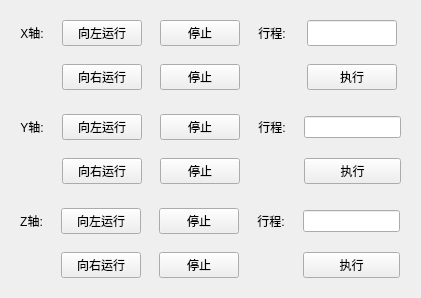
      <widget class="QWidget" name="tab_2">
       <attribute name="title">
        <string>手动</string>
       </attribute>
       <layout class="QGridLayout" name="gridLayout_26">
        <item row="0" column="0">
         <widget class="QFrame" name="frame">
          <property name="frameShape">
           <enum>QFrame::NoFrame</enum>
          </property>
          <property name="frameShadow">
           <enum>QFrame::Raised</enum>
          </property>
          <layout class="QGridLayout" name="gridLayout_2">
           <property name="leftMargin">
            <number>0</number>
           </property>
           <property name="topMargin">
            <number>0</number>
           </property>
           <property name="rightMargin">
            <number>0</number>
           </property>
           <property name="bottomMargin">
            <number>0</number>
           </property>
           <property name="spacing">
            <number>0</number>
           </property>
           <item row="0" column="5">
            <widget class="QFrame" name="frame_16">
             <property name="frameShape">
              <enum>QFrame::NoFrame</enum>
             </property>
             <property name="frameShadow">
              <enum>QFrame::Raised</enum>
             </property>
            </widget>
           </item>
           <item row="1" column="0">
            <widget class="QFrame" name="frame_8">
             <property name="frameShape">
              <enum>QFrame::NoFrame</enum>
             </property>
             <property name="frameShadow">
              <enum>QFrame::Raised</enum>
             </property>
            </widget>
           </item>
           <item row="0" column="3">
            <widget class="QFrame" name="frame_6">
             <property name="frameShape">
              <enum>QFrame::NoFrame</enum>
             </property>
             <property name="frameShadow">
              <enum>QFrame::Raised</enum>
             </property>
             <layout class="QGridLayout" name="gridLayout_5">
              <item row="0" column="0">
               <widget class="QLabel" name="label_6">
                <property name="text">
                 <string>行程:</string>
                </property>
                <property name="alignment">
                 <set>Qt::AlignCenter</set>
                </property>
               </widget>
              </item>
             </layout>
            </widget>
           </item>
           <item row="1" column="4">
            <widget class="QFrame" name="frame_13">
             <property name="frameShape">
              <enum>QFrame::NoFrame</enum>
             </property>
             <property name="frameShadow">
              <enum>QFrame::Raised</enum>
             </property>
             <layout class="QGridLayout" name="gridLayout_7">
              <item row="0" column="0">
               <widget class="QPushButton" name="pushButton_16">
                <property name="maximumSize">
                 <size>
                  <width>90</width>
                  <height>30</height>
                 </size>
                </property>
                <property name="text">
                 <string>执行</string>
                </property>
               </widget>
              </item>
             </layout>
            </widget>
           </item>
           <item row="0" column="2">
            <widget class="QFrame" name="frame_15">
             <property name="frameShape">
              <enum>QFrame::NoFrame</enum>
             </property>
             <property name="frameShadow">
              <enum>QFrame::Raised</enum>
             </property>
             <layout class="QGridLayout" name="gridLayout_3">
              <item row="0" column="0">
               <widget class="QPushButton" name="pushButton_15">
                <property name="text">
                 <string>停止</string>
                </property>
               </widget>
              </item>
             </layout>
            </widget>
           </item>
           <item row="1" column="1">
            <widget class="QFrame" name="frame_11">
             <property name="frameShape">
              <enum>QFrame::NoFrame</enum>
             </property>
             <property name="frameShadow">
              <enum>QFrame::Raised</enum>
             </property>
             <layout class="QGridLayout" name="gridLayout_24">
              <item row="0" column="0">
               <widget class="QPushButton" name="pushButton_9">
                <property name="text">
                 <string>向右运行</string>
                </property>
               </widget>
              </item>
             </layout>
            </widget>
           </item>
           <item row="1" column="3">
            <widget class="QFrame" name="frame_9">
             <property name="frameShape">
              <enum>QFrame::NoFrame</enum>
             </property>
             <property name="frameShadow">
              <enum>QFrame::Raised</enum>
             </property>
            </widget>
           </item>
           <item row="0" column="1">
            <widget class="QFrame" name="frame_10">
             <property name="frameShape">
              <enum>QFrame::NoFrame</enum>
             </property>
             <property name="frameShadow">
              <enum>QFrame::Raised</enum>
             </property>
             <layout class="QGridLayout" name="gridLayout_25">
              <item row="0" column="0">
               <widget class="QPushButton" name="pushButton_4">
                <property name="text">
                 <string>向左运行</string>
                </property>
               </widget>
              </item>
             </layout>
            </widget>
           </item>
           <item row="0" column="0">
            <widget class="QFrame" name="frame_4">
             <property name="frameShape">
              <enum>QFrame::NoFrame</enum>
             </property>
             <property name="frameShadow">
              <enum>QFrame::Raised</enum>
             </property>
             <layout class="QGridLayout" name="gridLayout_6">
              <item row="0" column="0">
               <widget class="QLabel" name="label_3">
                <property name="text">
                 <string>X轴:</string>
                </property>
                <property name="alignment">
                 <set>Qt::AlignCenter</set>
                </property>
               </widget>
              </item>
             </layout>
            </widget>
           </item>
           <item row="1" column="2">
            <widget class="QFrame" name="frame_14">
             <property name="frameShape">
              <enum>QFrame::NoFrame</enum>
             </property>
             <property name="frameShadow">
              <enum>QFrame::Raised</enum>
             </property>
             <layout class="QGridLayout" name="gridLayout_4">
              <item row="0" column="0">
               <widget class="QPushButton" name="pushButton_12">
                <property name="text">
                 <string>停止</string>
                </property>
               </widget>
              </item>
             </layout>
            </widget>
           </item>
           <item row="1" column="5">
            <widget class="QFrame" name="frame_17">
             <property name="frameShape">
              <enum>QFrame::NoFrame</enum>
             </property>
             <property name="frameShadow">
              <enum>QFrame::Raised</enum>
             </property>
            </widget>
           </item>
           <item row="0" column="4">
            <widget class="QFrame" name="frame_12">
             <property name="maximumSize">
              <size>
               <width>115</width>
               <height>50</height>
              </size>
             </property>
             <property name="frameShape">
              <enum>QFrame::NoFrame</enum>
             </property>
             <property name="frameShadow">
              <enum>QFrame::Raised</enum>
             </property>
             <layout class="QGridLayout" name="gridLayout_27">
              <item row="0" column="0">
               <widget class="QLineEdit" name="lineEdit_2">
                <property name="maximumSize">
                 <size>
                  <width>90</width>
                  <height>30</height>
                 </size>
                </property>
               </widget>
              </item>
             </layout>
            </widget>
           </item>
          </layout>
         </widget>
        </item>
        <item row="1" column="0">
         <widget class="QFrame" name="frame_2">
          <property name="frameShape">
           <enum>QFrame::NoFrame</enum>
          </property>
          <property name="frameShadow">
           <enum>QFrame::Raised</enum>
          </property>
          <layout class="QGridLayout" name="gridLayout_8">
           <property name="leftMargin">
            <number>0</number>
           </property>
           <property name="topMargin">
            <number>0</number>
           </property>
           <property name="rightMargin">
            <number>0</number>
           </property>
           <property name="bottomMargin">
            <number>0</number>
           </property>
           <property name="spacing">
            <number>0</number>
           </property>
           <item row="0" column="0">
            <widget class="QFrame" name="frame_5">
             <property name="frameShape">
              <enum>QFrame::NoFrame</enum>
             </property>
             <property name="frameShadow">
              <enum>QFrame::Raised</enum>
             </property>
             <layout class="QGridLayout" name="gridLayout_10">
              <item row="0" column="0">
               <widget class="QLabel" name="label_4">
                <property name="text">
                 <string>Y轴:</string>
                </property>
                <property name="alignment">
                 <set>Qt::AlignCenter</set>
                </property>
               </widget>
              </item>
             </layout>
            </widget>
           </item>
           <item row="0" column="1">
            <widget class="QFrame" name="frame_18">
             <property name="frameShape">
              <enum>QFrame::NoFrame</enum>
             </property>
             <property name="frameShadow">
              <enum>QFrame::Raised</enum>
             </property>
             <layout class="QGridLayout" name="gridLayout_12">
              <property name="leftMargin">
               <number>9</number>
              </property>
              <property name="topMargin">
               <number>0</number>
              </property>
              <property name="bottomMargin">
               <number>0</number>
              </property>
              <property name="spacing">
               <number>0</number>
              </property>
              <item row="0" column="0">
               <widget class="QPushButton" name="pushButton_5">
                <property name="text">
                 <string>向左运行</string>
                </property>
               </widget>
              </item>
             </layout>
            </widget>
           </item>
           <item row="0" column="2">
            <widget class="QFrame" name="frame_20">
             <property name="frameShape">
              <enum>QFrame::NoFrame</enum>
             </property>
             <property name="frameShadow">
              <enum>QFrame::Raised</enum>
             </property>
             <layout class="QGridLayout" name="gridLayout_14">
              <item row="0" column="0">
               <widget class="QPushButton" name="pushButton_13">
                <property name="text">
                 <string>停止</string>
                </property>
               </widget>
              </item>
             </layout>
            </widget>
           </item>
           <item row="0" column="3">
            <widget class="QFrame" name="frame_22">
             <property name="frameShape">
              <enum>QFrame::NoFrame</enum>
             </property>
             <property name="frameShadow">
              <enum>QFrame::Raised</enum>
             </property>
             <layout class="QGridLayout" name="gridLayout_16">
              <item row="0" column="0">
               <widget class="QLabel" name="label_7">
                <property name="text">
                 <string>行程:</string>
                </property>
                <property name="alignment">
                 <set>Qt::AlignCenter</set>
                </property>
               </widget>
              </item>
             </layout>
            </widget>
           </item>
           <item row="0" column="4">
            <widget class="QFrame" name="frame_24">
             <property name="maximumSize">
              <size>
               <width>115</width>
               <height>50</height>
              </size>
             </property>
             <property name="frameShape">
              <enum>QFrame::NoFrame</enum>
             </property>
             <property name="frameShadow">
              <enum>QFrame::Raised</enum>
             </property>
             <layout class="QGridLayout" name="gridLayout_28">
              <item row="0" column="0">
               <widget class="QLineEdit" name="lineEdit_3"/>
              </item>
             </layout>
            </widget>
           </item>
           <item row="0" column="5">
            <widget class="QFrame" name="frame_26">
             <property name="frameShape">
              <enum>QFrame::NoFrame</enum>
             </property>
             <property name="frameShadow">
              <enum>QFrame::Raised</enum>
             </property>
            </widget>
           </item>
           <item row="1" column="0">
            <widget class="QFrame" name="frame_7">
             <property name="frameShape">
              <enum>QFrame::NoFrame</enum>
             </property>
             <property name="frameShadow">
              <enum>QFrame::Raised</enum>
             </property>
            </widget>
           </item>
           <item row="1" column="1">
            <widget class="QFrame" name="frame_19">
             <property name="frameShape">
              <enum>QFrame::NoFrame</enum>
             </property>
             <property name="frameShadow">
              <enum>QFrame::Raised</enum>
             </property>
             <layout class="QGridLayout" name="gridLayout_13">
              <item row="0" column="0">
               <widget class="QPushButton" name="pushButton_8">
                <property name="text">
                 <string>向右运行</string>
                </property>
               </widget>
              </item>
             </layout>
            </widget>
           </item>
           <item row="1" column="2">
            <widget class="QFrame" name="frame_21">
             <property name="frameShape">
              <enum>QFrame::NoFrame</enum>
             </property>
             <property name="frameShadow">
              <enum>QFrame::Raised</enum>
             </property>
             <layout class="QGridLayout" name="gridLayout_15">
              <item row="0" column="0">
               <widget class="QPushButton" name="pushButton_11">
                <property name="text">
                 <string>停止</string>
                </property>
               </widget>
              </item>
             </layout>
            </widget>
           </item>
           <item row="1" column="3">
            <widget class="QFrame" name="frame_23">
             <property name="frameShape">
              <enum>QFrame::NoFrame</enum>
             </property>
             <property name="frameShadow">
              <enum>QFrame::Raised</enum>
             </property>
            </widget>
           </item>
           <item row="1" column="4">
            <widget class="QFrame" name="frame_25">
             <property name="frameShape">
              <enum>QFrame::NoFrame</enum>
             </property>
             <property name="frameShadow">
              <enum>QFrame::Raised</enum>
             </property>
             <layout class="QGridLayout" name="gridLayout_17">
              <item row="0" column="0">
               <widget class="QPushButton" name="pushButton_17">
                <property name="text">
                 <string>执行</string>
                </property>
               </widget>
              </item>
             </layout>
            </widget>
           </item>
           <item row="1" column="5">
            <widget class="QFrame" name="frame_27">
             <property name="frameShape">
              <enum>QFrame::NoFrame</enum>
             </property>
             <property name="frameShadow">
              <enum>QFrame::Raised</enum>
             </property>
            </widget>
           </item>
          </layout>
          <zorder>frame_5</zorder>
          <zorder>frame_7</zorder>
          <zorder>frame_18</zorder>
          <zorder>frame_19</zorder>
          <zorder>frame_20</zorder>
          <zorder>frame_21</zorder>
          <zorder>frame_22</zorder>
          <zorder>frame_23</zorder>
          <zorder>frame_24</zorder>
          <zorder>frame_25</zorder>
          <zorder>frame_26</zorder>
          <zorder>frame_27</zorder>
         </widget>
        </item>
        <item row="2" column="0">
         <widget class="QFrame" name="frame_3">
          <property name="frameShape">
           <enum>QFrame::NoFrame</enum>
          </property>
          <property name="frameShadow">
           <enum>QFrame::Raised</enum>
          </property>
          <layout class="QGridLayout" name="gridLayout_9">
           <property name="leftMargin">
            <number>0</number>
           </property>
           <property name="topMargin">
            <number>0</number>
           </property>
           <property name="rightMargin">
            <number>0</number>
           </property>
           <property name="bottomMargin">
            <number>0</number>
           </property>
           <property name="spacing">
            <number>0</number>
           </property>
           <item row="0" column="0">
            <widget class="QFrame" name="frame_31">
             <property name="frameShape">
              <enum>QFrame::NoFrame</enum>
             </property>
             <property name="frameShadow">
              <enum>QFrame::Raised</enum>
             </property>
             <layout class="QGridLayout" name="gridLayout_11">
              <item row="0" column="0">
               <widget class="QLabel" name="label_5">
                <property name="text">
                 <string>Z轴:</string>
                </property>
                <property name="alignment">
                 <set>Qt::AlignCenter</set>
                </property>
               </widget>
              </item>
             </layout>
            </widget>
           </item>
           <item row="0" column="1">
            <widget class="QFrame" name="frame_32">
             <property name="frameShape">
              <enum>QFrame::NoFrame</enum>
             </property>
             <property name="frameShadow">
              <enum>QFrame::Raised</enum>
             </property>
             <layout class="QGridLayout" name="gridLayout_19">
              <item row="0" column="0">
               <widget class="QPushButton" name="pushButton_6">
                <property name="text">
                 <string>向左运行</string>
                </property>
               </widget>
              </item>
             </layout>
            </widget>
           </item>
           <item row="0" column="2">
            <widget class="QFrame" name="frame_30">
             <property name="frameShape">
              <enum>QFrame::NoFrame</enum>
             </property>
             <property name="frameShadow">
              <enum>QFrame::Raised</enum>
             </property>
             <layout class="QGridLayout" name="gridLayout_20">
              <item row="0" column="0">
               <widget class="QPushButton" name="pushButton_14">
                <property name="text">
                 <string>停止</string>
                </property>
               </widget>
              </item>
             </layout>
            </widget>
           </item>
           <item row="0" column="3">
            <widget class="QFrame" name="frame_36">
             <property name="frameShape">
              <enum>QFrame::NoFrame</enum>
             </property>
             <property name="frameShadow">
              <enum>QFrame::Raised</enum>
             </property>
             <layout class="QGridLayout" name="gridLayout_22">
              <item row="0" column="0">
               <widget class="QLabel" name="label_9">
                <property name="text">
                 <string>行程:</string>
                </property>
                <property name="alignment">
                 <set>Qt::AlignCenter</set>
                </property>
               </widget>
              </item>
             </layout>
            </widget>
           </item>
           <item row="0" column="4">
            <widget class="QFrame" name="frame_38">
             <property name="maximumSize">
              <size>
               <width>115</width>
               <height>50</height>
              </size>
             </property>
             <property name="frameShape">
              <enum>QFrame::NoFrame</enum>
             </property>
             <property name="frameShadow">
              <enum>QFrame::Raised</enum>
             </property>
             <layout class="QGridLayout" name="gridLayout_29">
              <item row="0" column="0">
               <widget class="QLineEdit" name="lineEdit_4"/>
              </item>
             </layout>
            </widget>
           </item>
           <item row="0" column="5">
            <widget class="QFrame" name="frame_37">
             <property name="frameShape">
              <enum>QFrame::NoFrame</enum>
             </property>
             <property name="frameShadow">
              <enum>QFrame::Raised</enum>
             </property>
            </widget>
           </item>
           <item row="1" column="0">
            <widget class="QFrame" name="frame_35">
             <property name="frameShape">
              <enum>QFrame::NoFrame</enum>
             </property>
             <property name="frameShadow">
              <enum>QFrame::Raised</enum>
             </property>
            </widget>
           </item>
           <item row="1" column="1">
            <widget class="QFrame" name="frame_33">
             <property name="frameShape">
              <enum>QFrame::NoFrame</enum>
             </property>
             <property name="frameShadow">
              <enum>QFrame::Raised</enum>
             </property>
             <layout class="QGridLayout" name="gridLayout_18">
              <item row="0" column="0">
               <widget class="QPushButton" name="pushButton_7">
                <property name="text">
                 <string>向右运行</string>
                </property>
               </widget>
              </item>
             </layout>
            </widget>
           </item>
           <item row="1" column="2">
            <widget class="QFrame" name="frame_34">
             <property name="frameShape">
              <enum>QFrame::NoFrame</enum>
             </property>
             <property name="frameShadow">
              <enum>QFrame::Raised</enum>
             </property>
             <layout class="QGridLayout" name="gridLayout_21">
              <item row="0" column="0">
               <widget class="QPushButton" name="pushButton_10">
                <property name="text">
                 <string>停止</string>
                </property>
               </widget>
              </item>
             </layout>
            </widget>
           </item>
           <item row="1" column="3">
            <widget class="QFrame" name="frame_28">
             <property name="frameShape">
              <enum>QFrame::NoFrame</enum>
             </property>
             <property name="frameShadow">
              <enum>QFrame::Raised</enum>
             </property>
            </widget>
           </item>
           <item row="1" column="4">
            <widget class="QFrame" name="frame_29">
             <property name="frameShape">
              <enum>QFrame::NoFrame</enum>
             </property>
             <property name="frameShadow">
              <enum>QFrame::Raised</enum>
             </property>
             <layout class="QGridLayout" name="gridLayout_23">
              <item row="0" column="0">
               <widget class="QPushButton" name="pushButton_18">
                <property name="text">
                 <string>执行</string>
                </property>
               </widget>
              </item>
             </layout>
            </widget>
           </item>
           <item row="1" column="5">
            <widget class="QFrame" name="frame_39">
             <property name="frameShape">
              <enum>QFrame::NoFrame</enum>
             </property>
             <property name="frameShadow">
              <enum>QFrame::Raised</enum>
             </property>
            </widget>
           </item>
          </layout>
         </widget>
        </item>
       </layout>
      </widget>
